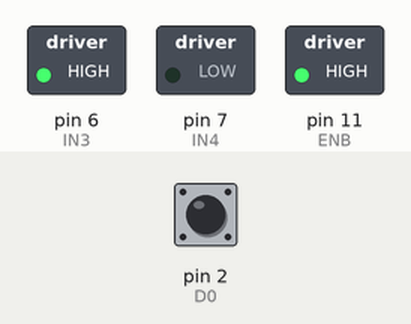
The sketch below on a simulated Arduino Uno, built with avr-gcc and run on an emulated ATmega328P. On the bench: switched loads named in the sketch (green lamp = pin HIGH). Inputs (shaded band) come from the test bench; at power-on: pin 2 (D0) HIGH.

Above: at 0.2 s.
Timing chart, 0 to 1.7 s (numbered marks = the images above):
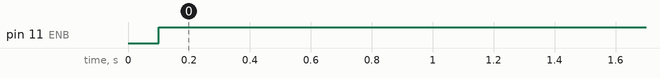

The sketch:

aceleracao_motor.ino
```cpp
//Definicoes pinos Arduino ligados a entrada da Ponte H
int forca = 0;
float contador_media = 0;
int indice = 0;
int IN3 = 6;
int IN4 = 7;
int ENB = 11;
int D0 = 2;
int rpm;
unsigned long t0;
unsigned long t1;
float resultado;
volatile int pulsos;
unsigned long timeold;

//Altere o numero abaixo de acordo com o seu disco encoder
unsigned int pulsos_por_volta = 20;

void contador()
{
  //Incrementa contador
  pulsos++;
}

void setup()
{

  Serial.begin(9600);
  //Pino do sensor como entrada
  pinMode(D0, INPUT);
 //Interrupcao 0 - pino digital 2
  //Aciona o contador a cada pulso
  attachInterrupt(0, contador, FALLING);

  rpm = 0;
  timeold = 0;
  //Define os pinos como saida

 pinMode(IN3, OUTPUT);
 pinMode(IN4, OUTPUT);
 pinMode(ENB, OUTPUT);
 analogWrite(ENB, 0);
 digitalWrite(IN3, HIGH);
 digitalWrite(IN4, LOW);
 delay(100);
 pulsos = 0;
}


void loop()
{
  t0 = millis();
  timeold = millis();
  analogWrite(ENB,255);
  while (true){
    //Atualiza contador a cada 2segundo
    if (millis() - timeold >= 50)
    {
      //Desabilita interrupcao durante o calculo
      detachInterrupt(0);
      rpm = (60 * 1000 / pulsos_por_volta ) / (millis() - timeold) * pulsos;
      timeold = millis();
      pulsos = 0;
      //Habilita interrupcao
      attachInterrupt(0, contador, FALLING);
      if(rpm>=546){
        t1 = millis();
        break;
      }
    }
  }
  resultado = 2000/(t1 - t0);
  Serial.println(resultado);
  analogWrite(ENB, 0);
  delay(2000);
}
```

Measured:
- by itself, pin 11 (ENB): LOW → HIGH at 0.10 s
